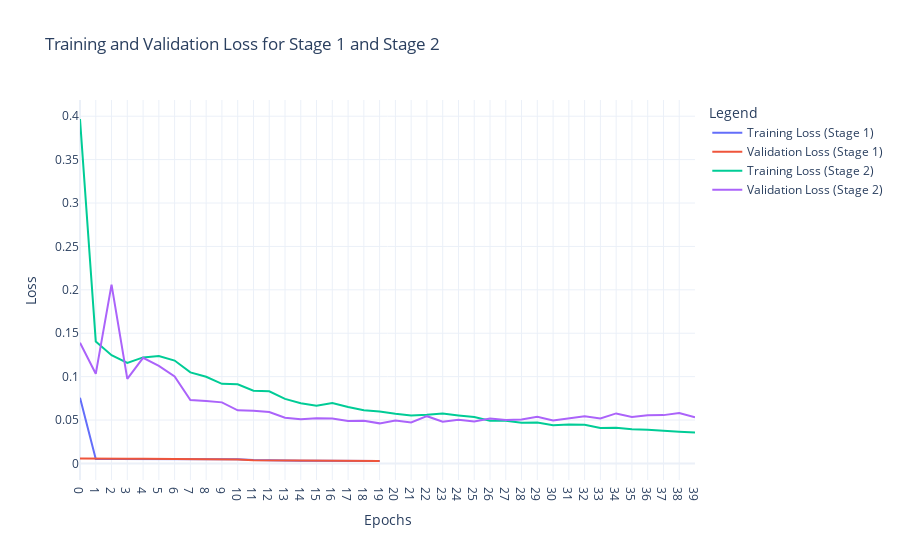

Here is the notebook cell this chart was saved with:
### Markdown cell above
Plot training and validation loss using Plotly

### Code cell
import plotly.graph_objects as go

# 假设 Stage 1 和 Stage 2 的损失数据如下：
# Stage 1 的训练和验证损失
train_losses_stage_1 = train_losses[:epochs_stage_1]  # 从已有数据中获取
val_losses_stage_1 = val_losses[:epochs_stage_1]

# Stage 2 的训练和验证损失
train_losses_stage_2 = train_losses[epochs_stage_1:]  # 从已有数据中获取
val_losses_stage_2 = val_losses[epochs_stage_1:]

# 使用 Plotly 绘制损失曲线
fig = go.Figure()

# 添加 Stage 1 的训练损失
fig.add_trace(
    go.Scatter(
        y=train_losses_stage_1,
        mode='lines',
        name='Training Loss (Stage 1)'
    )
)

# 添加 Stage 1 的验证损失
fig.add_trace(
    go.Scatter(
        y=val_losses_stage_1,
        mode='lines',
        name='Validation Loss (Stage 1)'
    )
)

# 添加 Stage 2 的训练损失
fig.add_trace(
    go.Scatter(
        y=train_losses_stage_2,
        mode='lines',
        name='Training Loss (Stage 2)'
    )
)

# 添加 Stage 2 的验证损失
fig.add_trace(
    go.Scatter(
        y=val_losses_stage_2,
        mode='lines',
        name='Validation Loss (Stage 2)'
    )
)

# 更新图表布局
fig.update_layout(
    title='Training and Validation Loss for Stage 1 and Stage 2',
    xaxis_title='Epochs',
    yaxis_title='Loss',
    template='plotly_white',
    legend=dict(title="Legend"),
    xaxis=dict(tickmode='linear')  # 确保 x 轴刻度按线性显示
)

# 显示图表
fig.show()

### Figure 1 — Plotly figure (JSON) as saved in the notebook; plotly's stock layout.template omitted (floating-point values rounded to 4 significant figures)
{"data": [{"mode": "lines", "name": "Training Loss (Stage 1)", "type": "scatter", "y": [0.07581, 0.005281, 0.005232, 0.005237, 0.005239, 0.005238, 0.005238, 0.005237, 0.005234, 0.005216, 0.004988, 0.004041, 0.003522, 0.003346, 0.003235, 0.003102, 0.002985, 0.002935, 0.002871, 0.002834]}, {"mode": "lines", "name": "Validation Loss (Stage 1)", "type": "scatter", "y": [0.005773, 0.005443, 0.005445, 0.005445, 0.005447, 0.005443, 0.005443, 0.005442, 0.005431, 0.005391, 0.004688, 0.003642, 0.003535, 0.003357, 0.003337, 0.00325, 0.003219, 0.00307, 0.002989, 0.002955]}, {"mode": "lines", "name": "Training Loss (Stage 2)", "type": "scatter", "y": [0.3968, 0.1405, 0.1247, 0.1157, 0.1222, 0.1238, 0.1185, 0.1049, 0.09981, 0.09174, 0.09113, 0.08383, 0.08311, 0.07438, 0.06942, 0.06641, 0.06974, 0.06499, 0.06118, 0.05983, 0.05736, 0.05535, 0.05614, 0.05741, 0.05527, 0.05343, 0.04925, 0.04906, 0.04682, 0.04725, 0.04406, 0.045, 0.04458, 0.04076, 0.04104, 0.03934, 0.0387, 0.03805, 0.0366, 0.03568]}, {"mode": "lines", "name": "Validation Loss (Stage 2)", "type": "scatter", "y": [0.1391, 0.1033, 0.2061, 0.0975, 0.1217, 0.1124, 0.1001, 0.07299, 0.07186, 0.07038, 0.06116, 0.0607, 0.05923, 0.05259, 0.05106, 0.05206, 0.05184, 0.04896, 0.04915, 0.04618, 0.04958, 0.04733, 0.05445, 0.04813, 0.05027, 0.04847, 0.05177, 0.05006, 0.05064, 0.05368, 0.04957, 0.05182, 0.05426, 0.0519, 0.05764, 0.05361, 0.05549, 0.05568, 0.05814, 0.05322]}], "layout": {"legend": {"title": {"text": "Legend"}}, "title": {"text": "Training and Validation Loss for Stage 1 and Stage 2"}, "xaxis": {"tickmode": "linear", "title": {"text": "Epochs"}}, "yaxis": {"title": {"text": "Loss"}}}}
